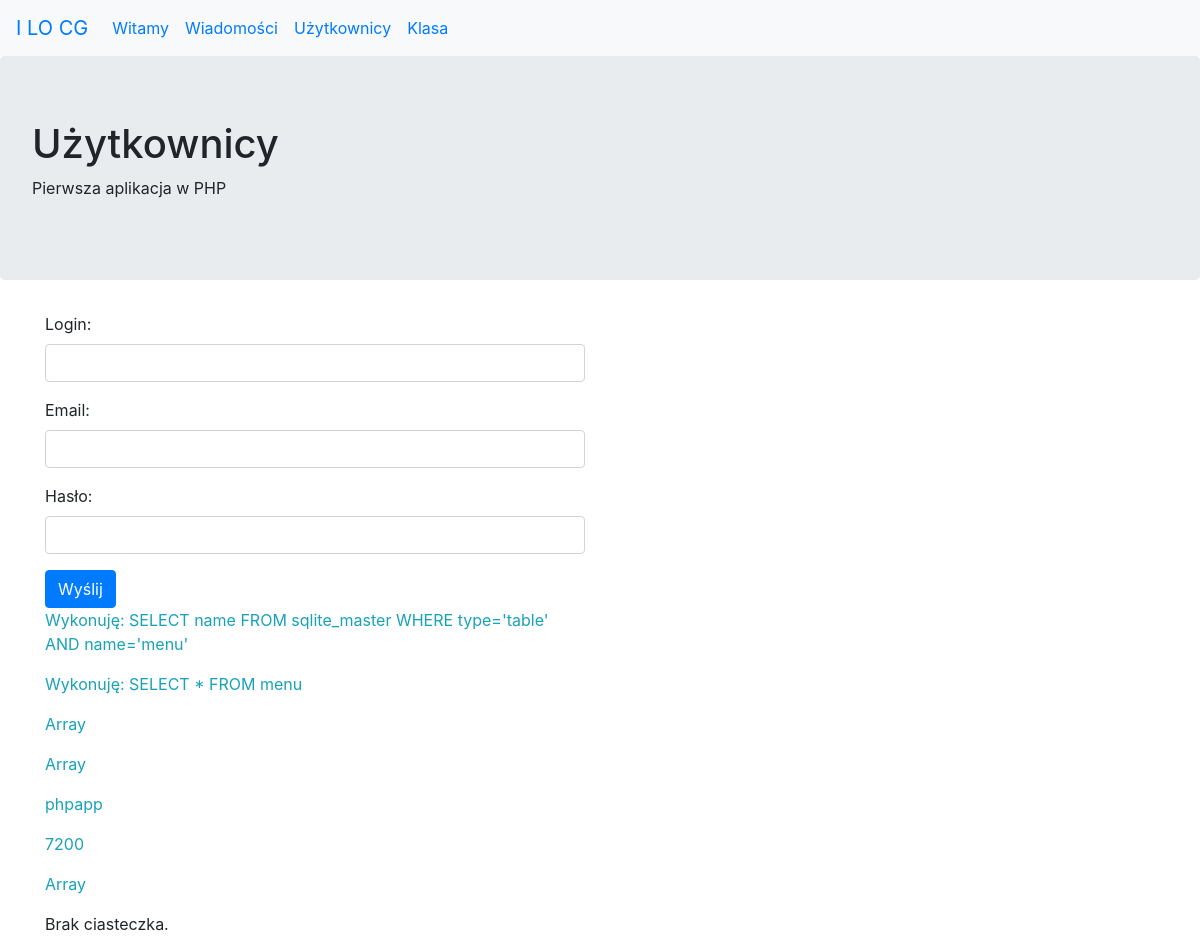
The app's page /?id=3, older data.
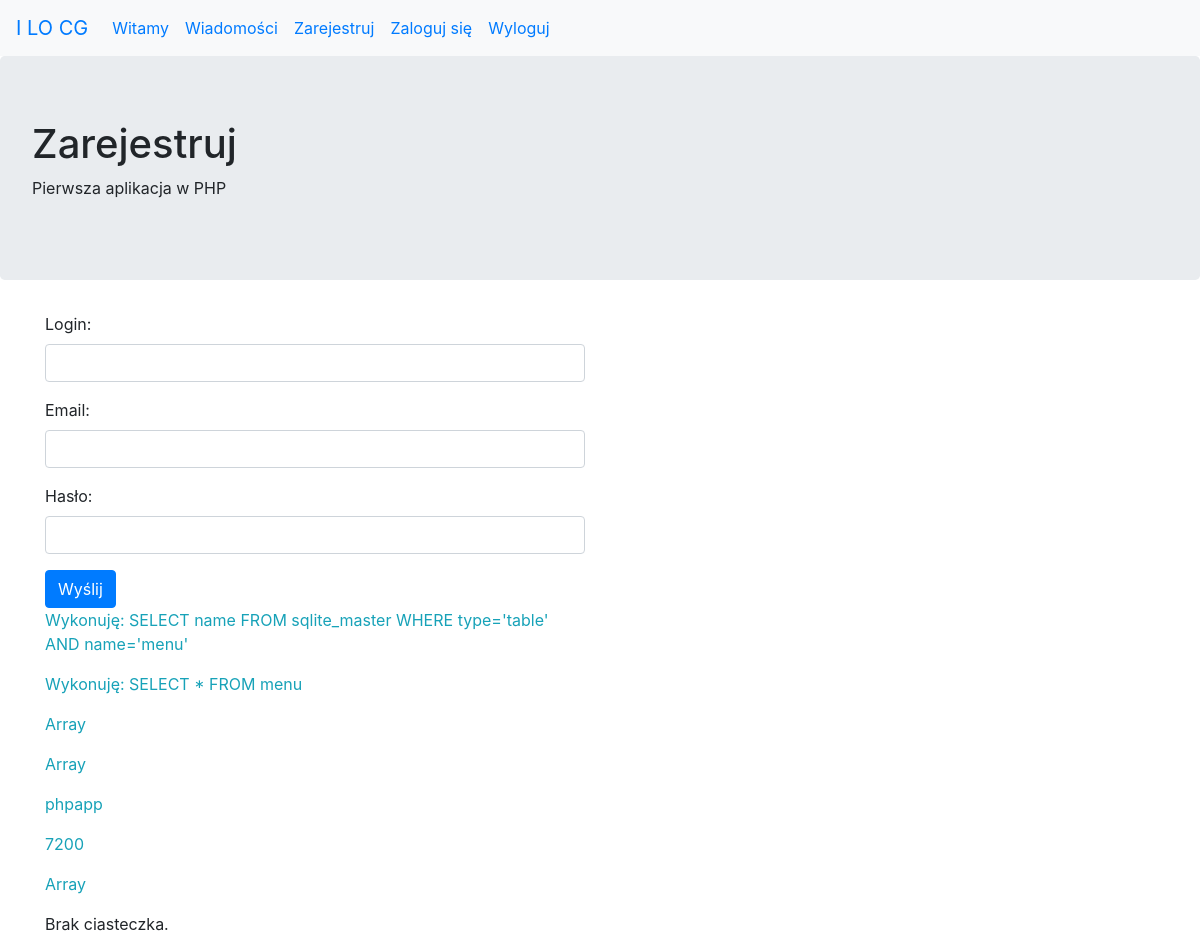
The same page, newer data.
### tables this page shows
CREATE TABLE menu (
	id INTEGER PRIMARY KEY AUTOINCREMENT,
	plik CHAR(20) NOT NULL,
	tytul VARCHAR(30) NOT NULL,
	pozycja INTEGER DEFAULT 0
);

### index.php (called while the page is built, shortened)
<?php
$dbfile = DBASE.'baza.db';
$kom = array();
require_once(DINC.'functions.php');
require_once(DINC.'db.php');
require_once(DINC.'users.php');
$db = new Baza($dbfile);
$user = new User();
include_once(DINC.'template.php');
?>

### inc/users.php (called while the page is built, shortened)
<?php
class User {
	var $dane = array();
	function __get($k) {
		if (array_key_exists($k, $this->dane))
			return $this->dane[$k];
		else
			return null;
	}
}
?>

### inc/functions.php (the view, shortened to what this page needs)
<?php
function get_menu($id, &$strona) {
	Baza::db_query('SELECT * FROM menu');
 	foreach (Baza::$ret as $k => $t) {
		echo '
<li class="nav-item">
    <a class="nav-link';
    if ($t['id'] == $id) {
    	echo ' active';
    }
    echo '" href="?id='.$t['id'].'">'.$t['tytul'].'</a>
</li>
		';
	}
}
function get_page_title($strona) {
	if (array_key_exists('tytul', $strona))
		echo $strona['tytul'];
	else
		echo 'Aplikacja PHP';
}
function get_koms($kom) {
	foreach ($kom as $k) {
		echo "<p class=\"text-info\">$k</p>";
	}
}
?>

### inc/db.php (shortened to what this page needs)
<?php
class Baza {
	static private $db = null;
	public function __construct($dbfile) {
		self::$db = new PDO("sqlite:$dbfile");
		self::$db->setAttribute(PDO::ATTR_ERRMODE, PDO::ERRMODE_EXCEPTION);
		self::init_tables();
	}
	function init_tables() {
		if (file_exists(DBASE.'baza.sql')) {
			$q = "SELECT name FROM sqlite_master WHERE type='table' AND name='menu'";
			self::db_query($q);
		}
	}
	static public function db_query($q) {
		try {
			self::$ret = self::$db->query($q, PDO::FETCH_ASSOC)->fetchAll();
			self::$kom[] = 'Wykonuję: '.$q.'<br>';
		} catch(PDOException $e) {
			echo ($e->getMessage());
		}
	}
}
?>

### inc/template.php (shortened to what this page needs)
<!doctype html>
<html lang="pl">
<head>
    <link rel="stylesheet" href="https://stackpath.bootstrapcdn.com/bootstrap/4.3.1/css/bootstrap.min.css">
</head>
<body>
    <nav class="navbar navbar-expand-sm bg-light">
        <a class="navbar-brand" href="http://lo1.sandomierz.pl">I LO CG</a>
        <div class="collapse navbar-collapse" id="collapsibleNavbar">
            <ul class="navbar-nav">
<?php get_menu($id, $strona); ?>
            </ul>
        </div>
    </nav>
<div class="jumbotron">
  <h1><?php get_page_title($strona); ?></h1>
  <p>Pierwsza aplikacja w PHP</p>
</div>
<div class="container">
	<div class="row">
		<div class="col">
		<?php
            get_koms(Baza::$kom);
            if (isset($_COOKIE[$user->CookieName])) {
                echo "<p>Ciasteczko: ".$_COOKIE[$user->CookieName]."</p>";
            } else {
                echo "<p>Brak ciasteczka.</p>";
            }
		?>
		</div>
		<div class="col"></div>
	</div>
</div>
</body>
</html>

Row changes from the older to the newer data that the page shows:
removed menu: tytul "Klasa"
changed menu: tytul "Użytkownicy" → "Zarejestruj"
added menu: tytul "Zaloguj się"
added menu: tytul "Wyloguj"
